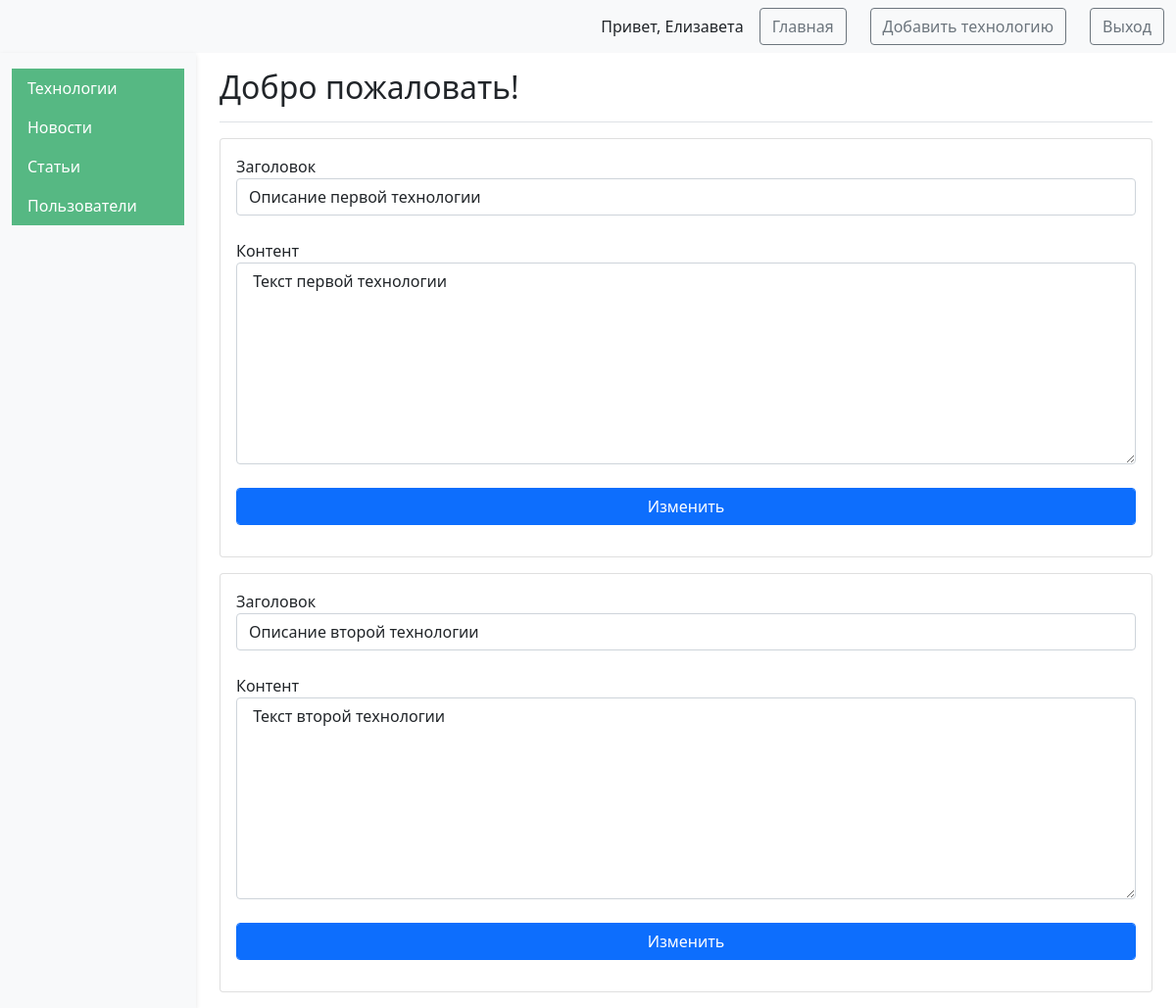
Screenshot of /tech_admin (signed in) with the database file from the repository.
### tables this page shows
CREATE TABLE users (
    id INTEGER PRIMARY KEY AUTOINCREMENT,
    name TEXT NOT NULL,
    email TEXT NOT NULL,
    psw TEXT NOT NULL,
    is_admin INTEGER NOT NULL
);

CREATE TABLE technologies (
    id INTEGER PRIMARY KEY AUTOINCREMENT,
    summary TEXT NOT NULL,
    content TEXT NOT NULL
);

### app.py (the view, shortened to what this page needs)
@app.route("/tech_admin", methods=["POST", "GET"])
@login_required
def tech_admin():
    return render_template(
        'technol_admin.html',
        posts=dbase.getTechnJSON(),
        user_name=current_user.get_name(),
        is_admin=int(current_user.get_admin())
    )

### DataBase.py (called while the page is built)
    def getTechnJSON(self):
        sql = '''SELECT * FROM technologies'''
        try:
            self.__cur.execute(sql)
            res = self.__cur.fetchall()
            if res:
                blocks_list = [dict(ix) for ix in res]
                return blocks_list
        except:
            return False
        return []

    def getUser(self, user_id):
        try:
            self.__cur.execute(
                f"SELECT * FROM users WHERE id = {user_id} LIMIT 1")
            res = self.__cur.fetchone()
            if not res:
                print("Пользователь не найден")
                return False
            return res
        except sqlite3.Error as e:
            print("Ошибка получения из БД "+str(e))
        return False

### UserLogin.py (called while the page is built)
    def fromDB(self, user_id, db):
        self.__user = db.getUser(user_id)
        return self

    def get_name(self):
        return str(self.__user['name'])

    def get_admin(self):
        return str(self.__user['is_admin'])

### app.py (called while the page is built)
@app.before_request
def before_request():
    global dbase
    db = get_db()
    dbase = DataBase(db)

@login_manager.user_loader  # Загрузка пользователя
def load_user(user_id):
    return UserLogin().fromDB(user_id, dbase)

def connect_db():
    conn = sqlite3.connect(app.config['DATABASE'], check_same_thread=False)
    conn.row_factory = sqlite3.Row
    return conn

def get_db():
    if not hasattr(g, 'link_db'):
        g.link_db = connect_db()
    return g.link_db

### templates/technol_admin.html (shortened to what this page needs)
<!DOCTYPE html>
<html lang="en">
<head>
	<link href="https://cdn.jsdelivr.net/npm/bootstrap@5.1.3/dist/css/bootstrap.min.css" rel="stylesheet">
</head>
<body>
	<nav class="navbar navbar-expand-lg navbar-light bg-light">
		<div class="container-fluid">
			<div class="d-flex align-items-center">
				<span class="me-3">Привет, {{user_name}}</span>
				<a href="{{ url_for('index') }}" class="btn btn-outline-secondary me-4">Главная</a>
				<a class="btn btn-outline-secondary me-4" href="{{url_for('addTech')}}">Добавить технологию</a>
				<a href="{{ url_for('logout') }}" class="btn btn-outline-secondary">Выход</a>
			</div>
		</div>
	</nav>
	<div class="container-fluid">
		<div class="row">
			{% if is_admin == 1 %}
			<nav id="sidebarMenu" class="col-md-3 col-lg-2 d-md-block bg-light sidebar collapse">
				<div class="position-sticky pt-3">
					<ul class="nav flex-column">
						<li class="nav-item">
							<a class="nav-link active" aria-current="page" href="{{ url_for('tech_admin') }}">
								Технологии
							</a>
							<a class="nav-link active" aria-current="page" href="{{ url_for('news_admin') }}">
								Новости
							</a>
							<a class="nav-link active" aria-current="page" href="{{ url_for('post_admin') }}">
								Статьи
							</a>
							<a class="nav-link active" aria-current="page" href="{{ url_for('get_all_users') }}">
								Пользователи
							</a>
						</li>
					</ul>
				</div>
			</nav>
			{% endif %}
			<main class="col-md-9 ms-sm-auto col-lg-10 px-md-4">
				<div
					class="d-flex justify-content-between flex-wrap flex-md-nowrap align-items-center pt-3 pb-2 mb-3 border-bottom">
					<h1 class="h2">Добро пожаловать! </h1>
				</div>
				{% if posts == () %}
				<h5 class="card-title">Технологий пока нету</h5>
				{% else %}
				{% for post in posts %}
				{% if is_admin == 1 %}
				<form action="{{url_for('tech_admin')}}" method="post" class="form-contact">
					<div class="card mb-3">
						<div class="card-body">
							<label class="d-flex flex-column">Заголовок<input class="form-control" type="text"
									value="{{ post['summary'] }}" name="summary"> <br></label>
							<label class="d-flex flex-column">Контент<textarea class="form-control"
									value="{{ post['content'] }}" name="content" rows="8"
									cols="55"> {{ post['content'] }}</textarea> <br></label>
							<p><button class="form-control color-primary btn btn-primary"
									type="submit">Изменить</button>
						</div>
					</div>
				</form>
				{% endif %}
				{% endfor %}
				{% endif %}
			</main>
		</div>
	</div>
</body>
</html>

### templates/technol_admin.html (style rules this page uses)
#sidebarMenu { min-height: 100vh; box-shadow: 0 2px 5px rgba(0, 0, 0, 0.1); z-index: 1000; }
.sidebar .nav-link { border-radius: 0; color: #333; }
.sidebar .nav-link.active { background-color: #56B883; color: white; }

### rows the page displays
users: name "Елизавета"
technologies: summary "Описание первой технологии", content "Текст первой технологии"
technologies: summary "Описание второй технологии", content "Текст второй технологии"
